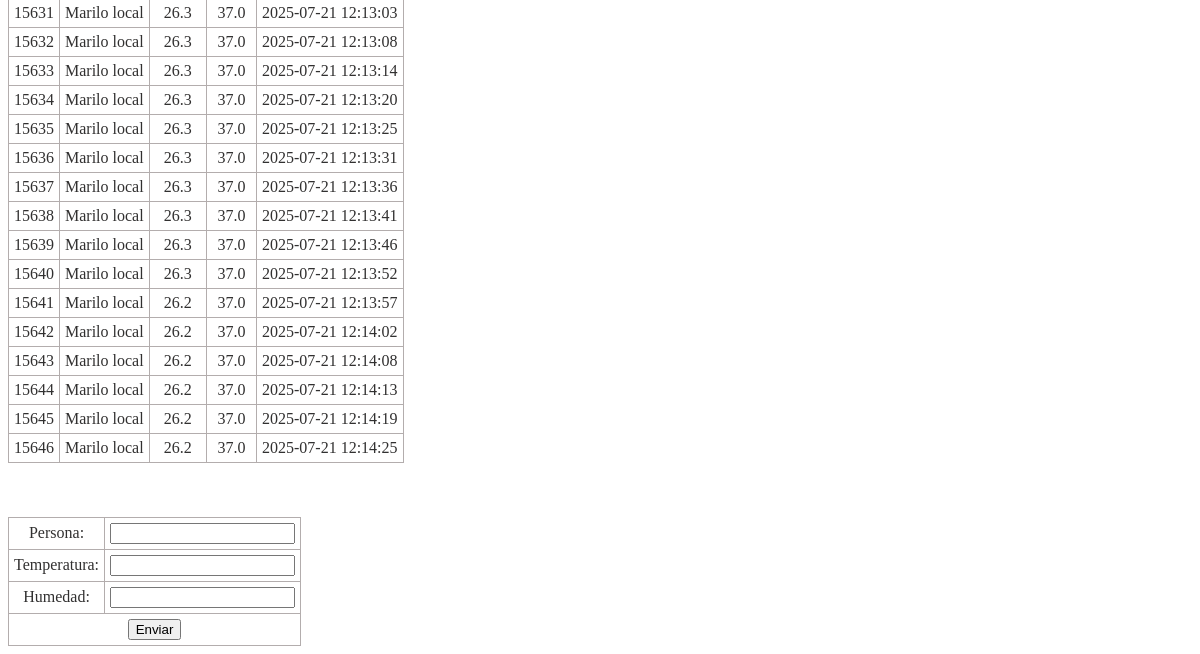
Before: / (lower part) with the older database file.
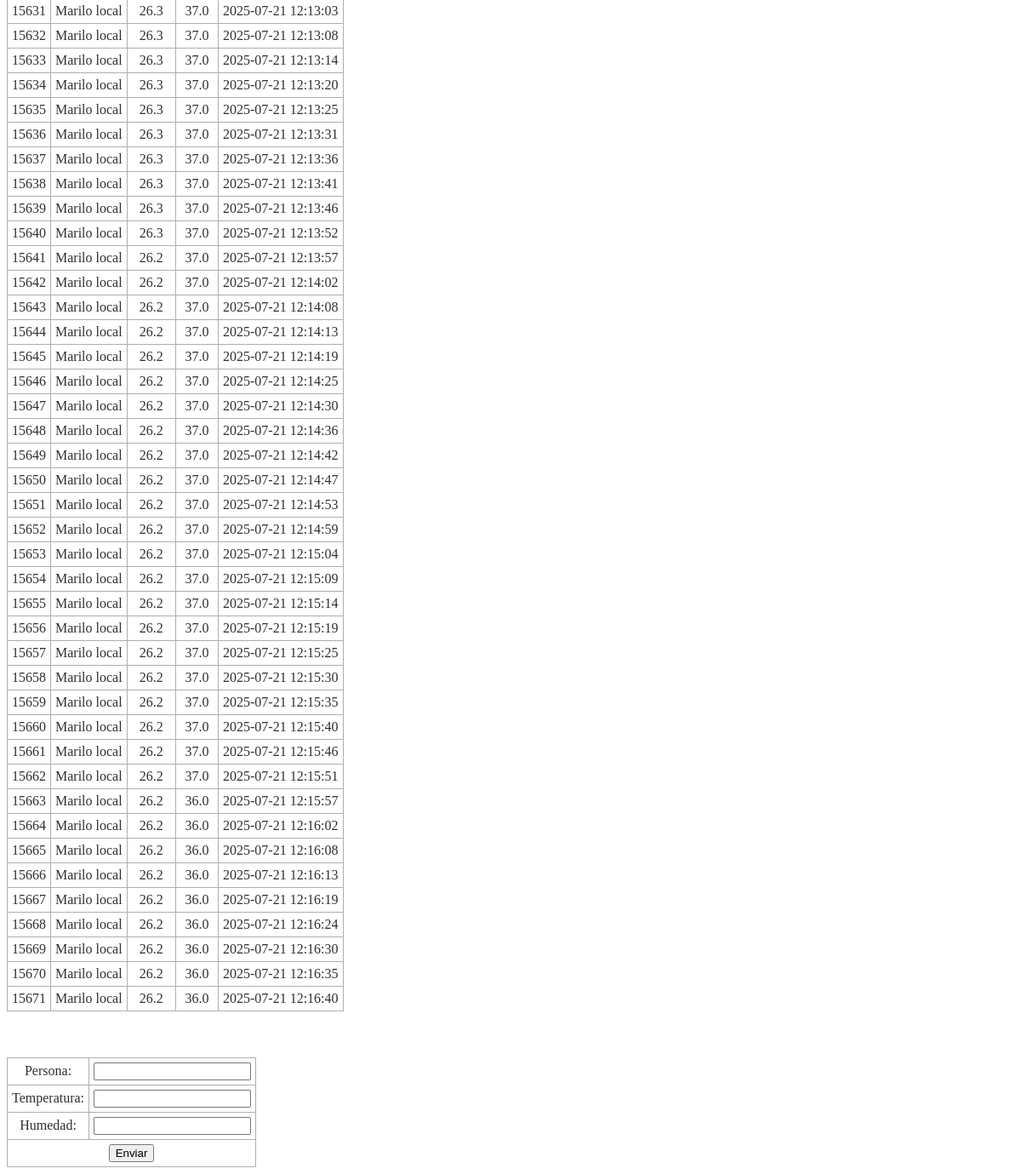
After: the same page with the newer database file.
### tables this page shows
CREATE TABLE temp_hum (
    id INTEGER PRIMARY KEY AUTOINCREMENT NOT NULL,
    persona TEXT(30),
    temperatura REAL,
    humedad REAL,
    tstamp TIMESTAMP DEFAULT CURRENT_TIMESTAMP NOT NULL
);

### app.py (the view)
@app.route('/')
def index():
    resp = db.ver_todos()
    print(resp)
    return render_template("tabla.html",filas=resp)

### db.py (called while the page is built)
def conecta():
    cnx = sqlite3.connect("temperaturas.sqlite")
    return cnx

def ver_todos():
    mi_cnx = conecta()
    cur = mi_cnx.cursor()
    datos = cur.execute("select * from temp_hum").fetchall()
    mi_cnx.close()
    return datos

### templates/tabla.html (shortened to what this page needs)
{%extends 'base.html' %}
{% block content %}
   <table>
    <tbody>
    {% for fila in filas%}
    <tr>
        <td>{{fila[0]}}</td>
        <td>{{fila[1]}}</td>
        <td>{{fila[2]}}</td>
        <td>{{fila[3]}}</td>
        <td>{{fila[4]}}</td>
    </tr>
    {%endfor%}
</tbody>
</table>
<div>
    <br><br><br>
<form action="{{url_for('send_data')}}" method="post">
    <table>
        <tr>
            <td><label for="persona">Persona: </label></td>
            <td><input type="text" id="persona" name="persona" /><br></td>
        </tr>
        <tr>
            <td><label for="temp">Temperatura: </label></td>
            <td><input type="text" id="temp" name="temp" /><br></td>
        </tr>
        <tr>
            <td><label for="hum">Humedad: </label></td>
            <td><input type="hum" id="hum" name="hum" /><br></td>
        </tr>
        <tr><td colspan="2"><input type="submit" id="send-signup" name="signup" value="Enviar" /></td></tr>
    </table>
</form>
</div>
{% endblock %}

### templates/base.html (shortened to what this page needs)
<!DOCTYPE html>
<html lang="en">
<head>
    <link rel="stylesheet" href="{{ url_for('static', filename='css/estilos.css') }}">
</head>
<body>
    {%block content%}{%endblock%}
</body>
</html>

### static/css/estilos.css (style rules this page uses)
table { border:1px solid #b3adad; border-collapse:collapse; padding:5px; }

Changed rows visible on the page:
added temp_hum: id "15647", persona "Marilo local", temperatura "26.2", humedad "37.0", tstamp "2025-07-21 12:14:30"
added temp_hum: id "15648", persona "Marilo local", temperatura "26.2", humedad "37.0", tstamp "2025-07-21 12:14:36"
added temp_hum: id "15649", persona "Marilo local", temperatura "26.2", humedad "37.0", tstamp "2025-07-21 12:14:42"
added temp_hum: id "15650", persona "Marilo local", temperatura "26.2", humedad "37.0", tstamp "2025-07-21 12:14:47"
added temp_hum: id "15651", persona "Marilo local", temperatura "26.2", humedad "37.0", tstamp "2025-07-21 12:14:53"
added temp_hum: id "15652", persona "Marilo local", temperatura "26.2", humedad "37.0", tstamp "2025-07-21 12:14:59"
added temp_hum: id "15653", persona "Marilo local", temperatura "26.2", humedad "37.0", tstamp "2025-07-21 12:15:04"
added temp_hum: id "15654", persona "Marilo local", temperatura "26.2", humedad "37.0", tstamp "2025-07-21 12:15:09"
added temp_hum: id "15655", persona "Marilo local", temperatura "26.2", humedad "37.0", tstamp "2025-07-21 12:15:14"
added temp_hum: id "15656", persona "Marilo local", temperatura "26.2", humedad "37.0", tstamp "2025-07-21 12:15:19"
added temp_hum: id "15657", persona "Marilo local", temperatura "26.2", humedad "37.0", tstamp "2025-07-21 12:15:25"
added temp_hum: id "15658", persona "Marilo local", temperatura "26.2", humedad "37.0", tstamp "2025-07-21 12:15:30"
added temp_hum: id "15659", persona "Marilo local", temperatura "26.2", humedad "37.0", tstamp "2025-07-21 12:15:35"
added temp_hum: id "15660", persona "Marilo local", temperatura "26.2", humedad "37.0", tstamp "2025-07-21 12:15:40"
added temp_hum: id "15661", persona "Marilo local", temperatura "26.2", humedad "37.0", tstamp "2025-07-21 12:15:46"
added temp_hum: id "15662", persona "Marilo local", temperatura "26.2", humedad "37.0", tstamp "2025-07-21 12:15:51"
added temp_hum: id "15663", persona "Marilo local", temperatura "26.2", humedad "36.0", tstamp "2025-07-21 12:15:57"
added temp_hum: id "15664", persona "Marilo local", temperatura "26.2", humedad "36.0", tstamp "2025-07-21 12:16:02"
added temp_hum: id "15665", persona "Marilo local", temperatura "26.2", humedad "36.0", tstamp "2025-07-21 12:16:08"
added temp_hum: id "15666", persona "Marilo local", temperatura "26.2", humedad "36.0", tstamp "2025-07-21 12:16:13"
added temp_hum: id "15667", persona "Marilo local", temperatura "26.2", humedad "36.0", tstamp "2025-07-21 12:16:19"
added temp_hum: id "15668", persona "Marilo local", temperatura "26.2", humedad "36.0", tstamp "2025-07-21 12:16:24"
added temp_hum: id "15669", persona "Marilo local", temperatura "26.2", humedad "36.0", tstamp "2025-07-21 12:16:30"
added temp_hum: id "15670", persona "Marilo local", temperatura "26.2", humedad "36.0", tstamp "2025-07-21 12:16:35"
added temp_hum: id "15671", persona "Marilo local", temperatura "26.2", humedad "36.0", tstamp "2025-07-21 12:16:40"
